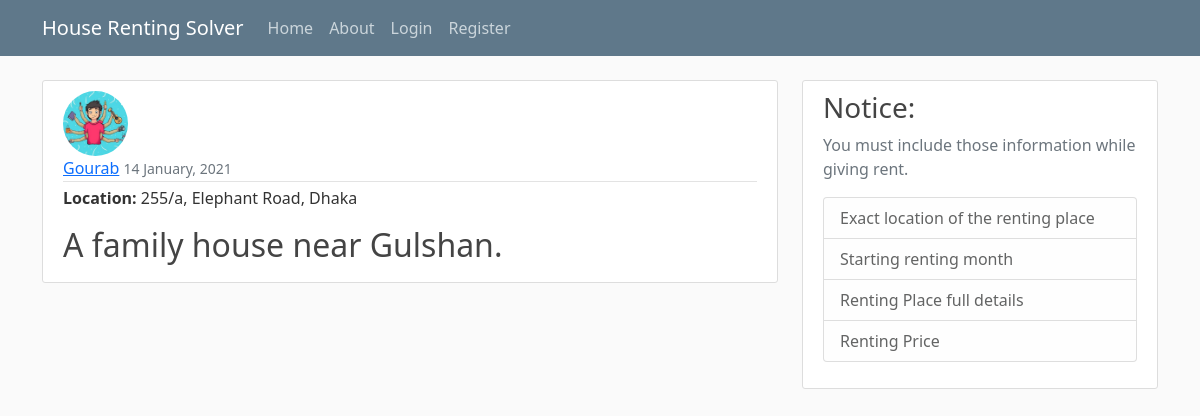
Screenshot of /post/11/ with the database file from the repository.
### blog/models.py (models this page shows, shortened)
class Post(models.Model):
    location = models.CharField(max_length = 100)
    content = models.TextField()
    date_posted = models.DateTimeField(default = timezone.now)
    owner = models.ForeignKey(User, on_delete= models.CASCADE)

### users/models.py (models this page shows, shortened)
class Profile(models.Model):
    user = models.OneToOneField(User, on_delete = models.CASCADE)
    image = models.ImageField(default='default.jpg', upload_to='profile_pics')

### blog/views.py (the view)
# urls.py: path('post/<int:pk>/', PostDetailView.as_view(), name='post-detail'),
class PostDetailView(DetailView):
    model = Post

### blog/templates/blog/post_detail.html (shortened to what this page needs)
{% extends "blog/base.html" %}
{% block content %}
   <article class="media content-section">
     <img class="rounded-circle article-img" src="{{ object.owner.profile.image.url}}" >
     <div class="media-body">
       <div class="article-metadata">
             <a class="mr-2" href="{% url 'user-posts' object.owner.username %}">{{ object.owner}}</a>
             <small class="text-muted">{{ object.date_posted | date:"d F, Y" }}</small>
           </div>
           <p class="article-content"><b>Location: </b>{{ post.location }}</p>
           <h2 class="article-content" >{{ object.content }}</h2>
         </div>
       </article>
{% endblock content %}

### blog/static/blog/main.css (style rules this page uses)
body { background: #fafafa; color: #333333; margin-top: 5rem; }
h1, h2, h3, h4, h5, h6 { color: #444444; }
.content-section { background: #ffffff; padding: 10px 20px; border: 1px solid #dddddd; border-radius: 3px; margin-bottom: 20px; }
.article-content { white-space: pre-line; }
.article-img { height: 65px; width: 65px; margin-right: 16px; }
.article-metadata { padding-bottom: 1px; margin-bottom: 4px; border-bottom: 1px solid #e3e3e3 }

### rows the page displays
Post: owner.profile.image (picture), owner "Gourab", date_posted "14 January, 2021", location "255/a, Elephant Road, Dhaka", content "A family house near Gulshan."
